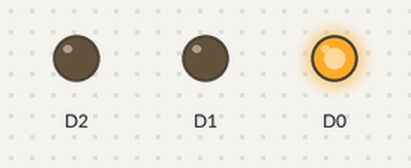
The sketch below on a simulated ESP8266 (NodeMCU). Parts: output pins drawn as LEDs (lit = HIGH).

Above: at 0.5 s.
At 2.5 s:
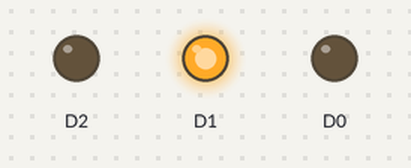
At 4.5 s:
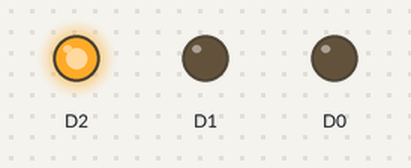
At 5.5 s:
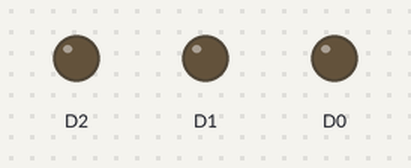
Timing chart, 0 to 7.9 s (numbered marks = the images above):
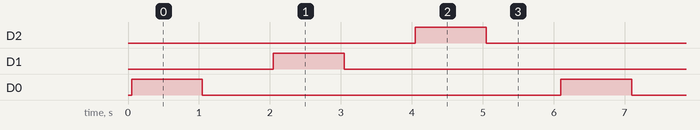

The sketch:

scrolling_1.cpp.ino
```cpp
void setup(){
  pinMode(D0, OUTPUT);
  pinMode(D1, OUTPUT);
  pinMode(D2, OUTPUT);
}
void loop(){
  delay(50);
  digitalWrite(D0, 1);
  delay(1000);
  digitalWrite(D0, 0);
  delay(1000);
  digitalWrite(D1, 1);
  delay(1000);
  digitalWrite(D1, 0);
  delay(1000);
  digitalWrite(D2, 1);
  delay(1000);
  digitalWrite(D2, 0);
  delay(1000);
}
```

Measured:
- by itself, D2, D1, D0: alternates HIGH for 1.0 s and LOW for 5.1 s
- by itself, everything shown: repeats every 6.1 s, in 6 steps
